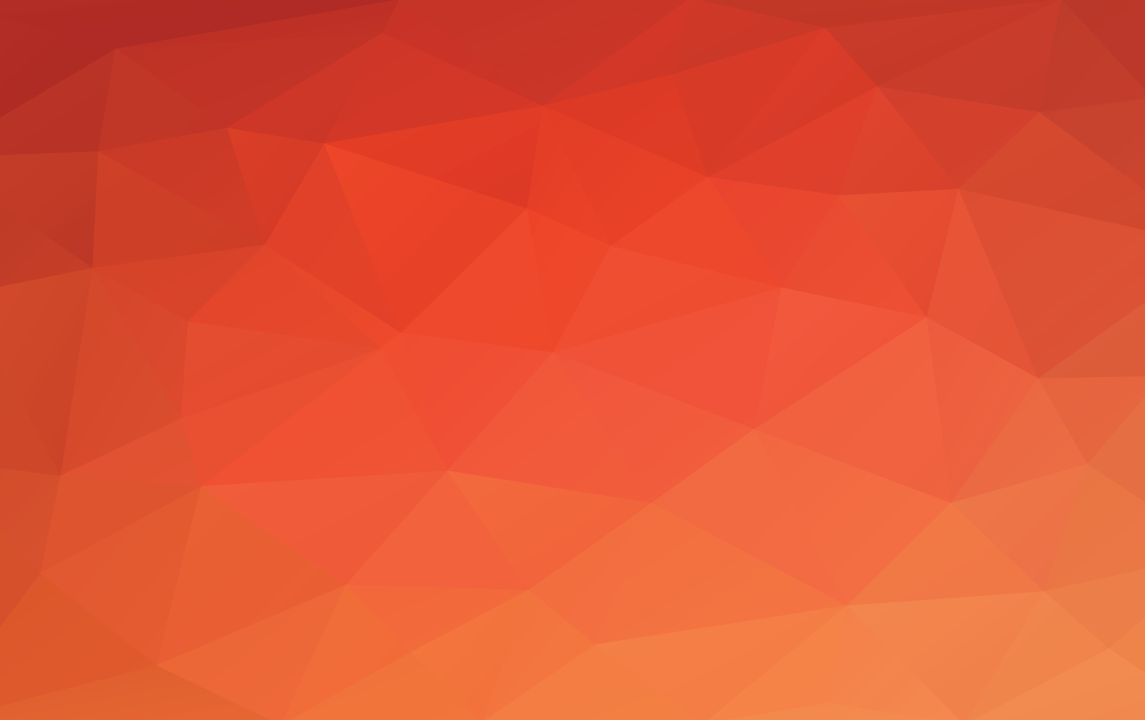
#> input picture bg2.png, 2290 x 1440 px (shown at 1/2 size)
$ python 'doorcard_generator - Copy.py'   (older library calls are emulated)
#> lines starting #> are read from the running program, lines starting #| are printed output that depends on the picture
from PIL import Image
from PIL import ImageFont
from PIL import ImageDraw
import os
import math
import glob
import ntpath

def get_name(path):
    head, tail = ntpath.split(path)
    return (tail or ntpath.basename(head))

def generate_doorcard(src, bg_path, font_path):
#> called with src = 'alicia goh.jpg', bg_path = 'bg2.png', font_path = 'destain.ttf'
    fontsize = 160  # starting font size
    path, file_ext = os.path.splitext(src)
    name = get_name(path)
    bg = Image.open(bg_path).convert("RGBA")
    img = Image.open(src).convert("RGBA")
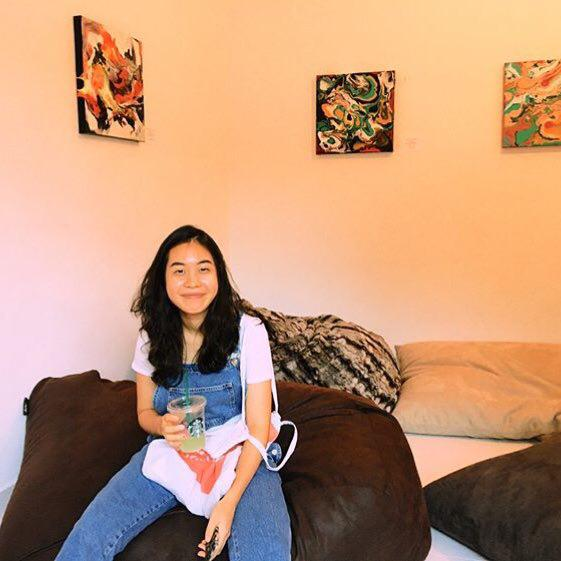
#> input picture input/alicia goh.jpg, 561 x 561 px
    font = ImageFont.truetype(font_path, fontsize)
    text_l, text_h = (font.getsize(name))
    bg_l, bg_h = bg.size
#> bg_l = 2290; bg_h = 1440

    diameter = 900
    radius = diameter / 2
    top_margin = 100
    bottom_margin = math.floor((bg_h + diameter + top_margin) / 2) - text_h / 2
#> bottom_margin = 1129

    img = img.resize((diameter, diameter), Image.ANTIALIAS) # squashes pic to size
#> img: PIL image 900x900 RGBA
    # circle crop after this
    width, height = img.size
#> width = 900; height = 900
    centre_x = width // 2
#> centre_x = 450
    centre_y = height // 2
#> centre_y = 450
    for i in range(width):
        for j in range(height):
            #gets dist from centre by taking centre coords and curr coords
            dist = math.sqrt((i - centre_x) ** 2 + (centre_y - j) ** 2)
            if dist > radius:
                img.putpixel((i, j), (255, 255, 255, 0))  #turns the color black or white (crop
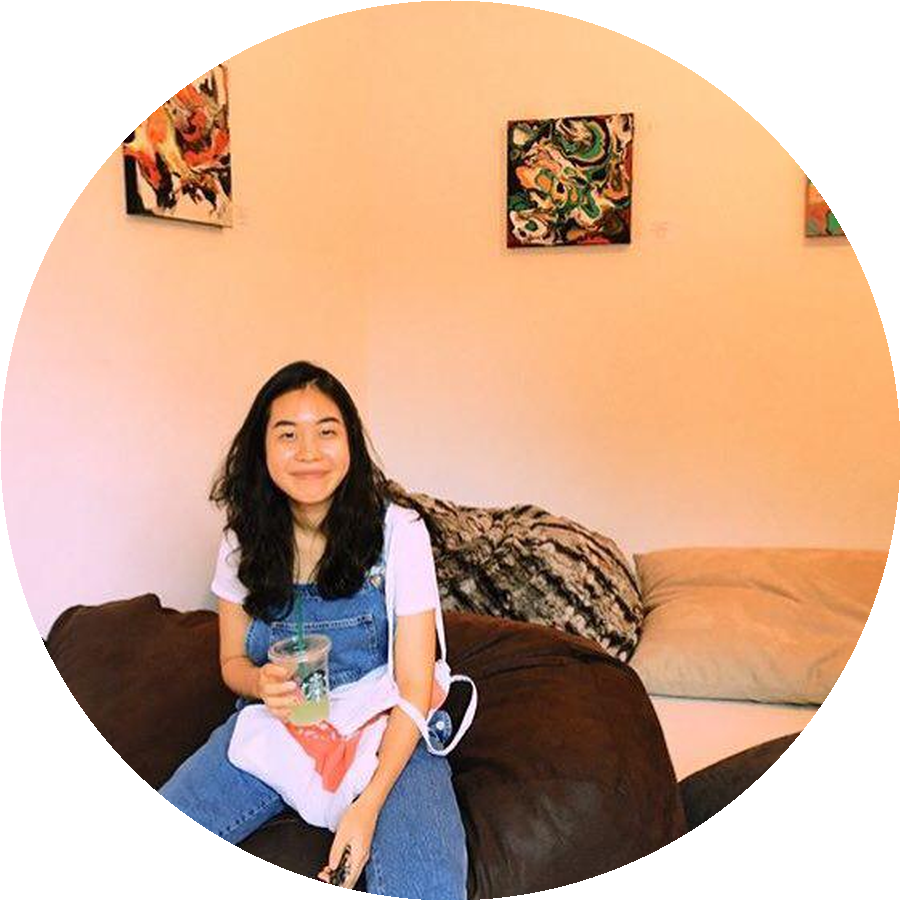
#> img: PIL image 900x900 RGBA; mean R, G, B, A 209.1, 173.2, 149.7, 200.3; transparent parts drawn white
    # end of circle crop

    bg.paste(img, (math.floor(bg_l / 2 - diameter / 2), top_margin), img)
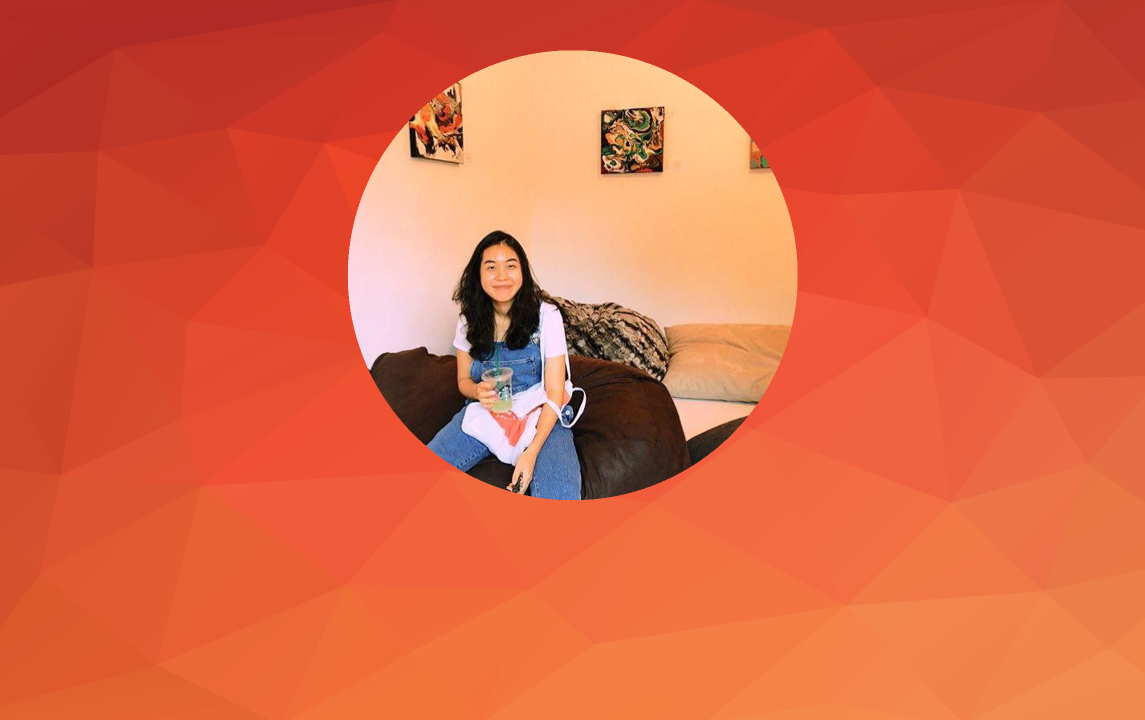
#> bg: PIL image 2290x1440 RGBA (shown at 1/2 size); mean R, G, B, A 218.6, 98.7, 65.8, 255
    draw = ImageDraw.Draw(bg)

    '''
    while font.getsize(name)[0] < 300:
        # iterate until the text size is just larger than the criteria
        fontsize += 1
        font = ImageFont.truetype("C:\\Users\\derpy\\Downloads\\greataris_destain-alternative\destain.ttf", fontsize)
    '''
    draw.text((bg_l / 2 - text_l / 2 + 15, bottom_margin), name, (0,0,0), font=font)
    bg.save(name + ".png", "PNG")
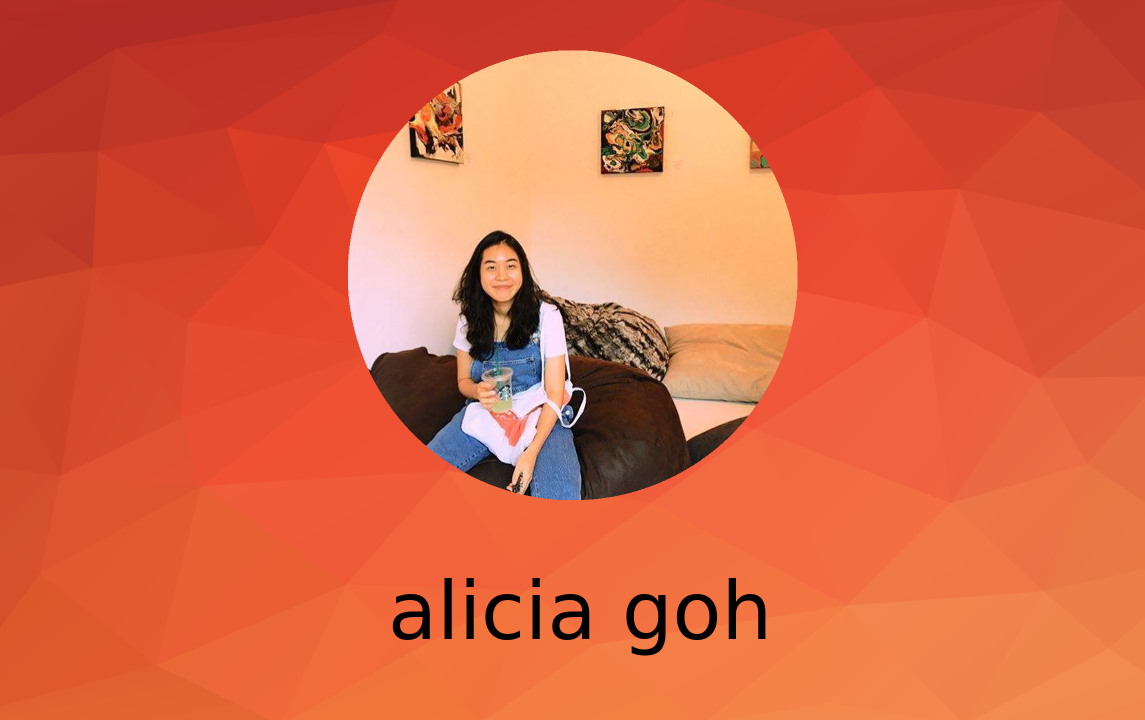
#> saved as alicia goh.png: PIL image 2290x1440 RGBA (shown at 1/2 size); mean R, G, B, A 216.7, 97.8, 65.3, 255

curr_path = os.getcwd()
print(curr_path)
os.chdir("input")
src_array = os.listdir()
print(src_array)
bg_path = curr_path + "/bg2.png"
print(bg_path)
font_path = curr_path + "/destain.ttf"
for f in src_array:
    generate_doorcard(f, bg_path, font_path)
#> pass 2 of the loop `for f in src_array:`:
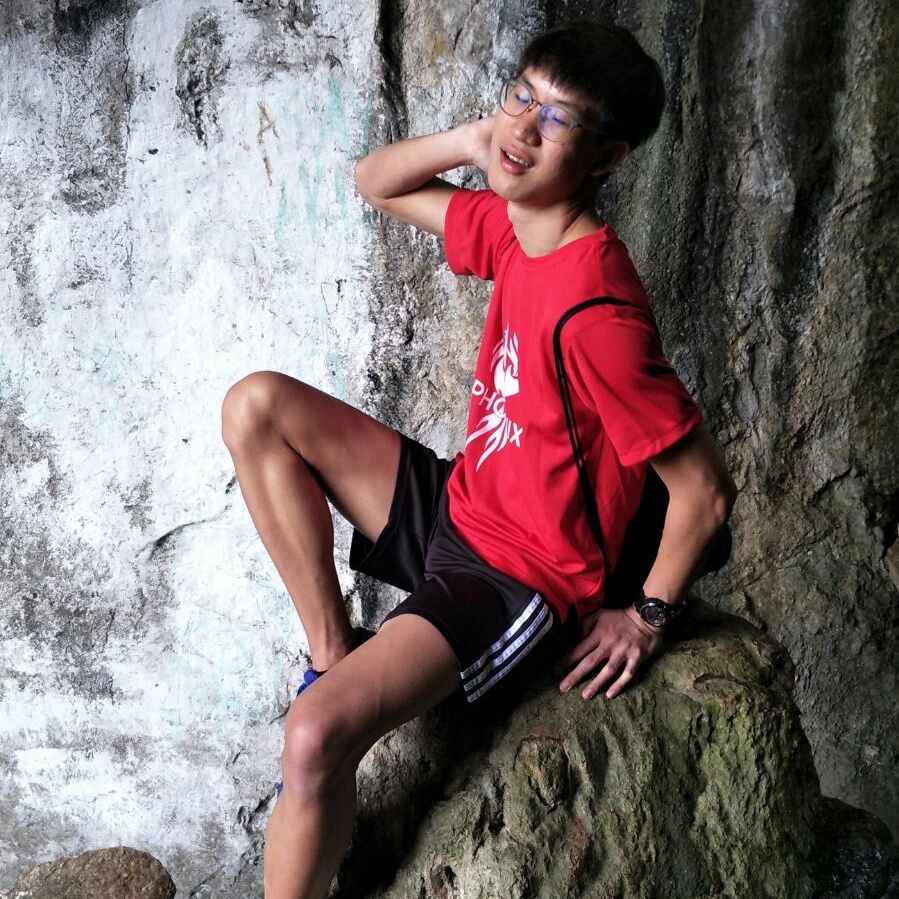
#> input picture input/boboz.jpeg, 899 x 899 px
#> after the loop in generate_doorcard (call 2), `for i in range(width):`:
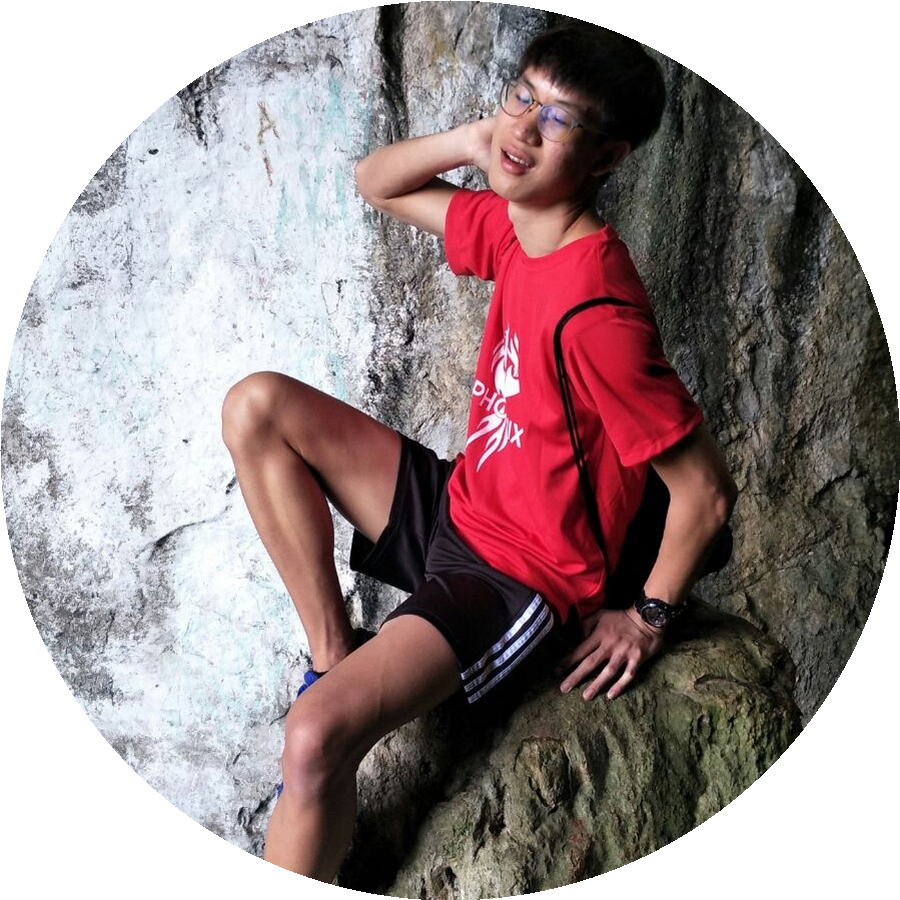
#> img: PIL image 900x900 RGBA; mean R, G, B, A 160, 144, 145, 200.3; transparent parts drawn white
#> in generate_doorcard (call 2), `bg.save(name + ".png", "PNG")`:
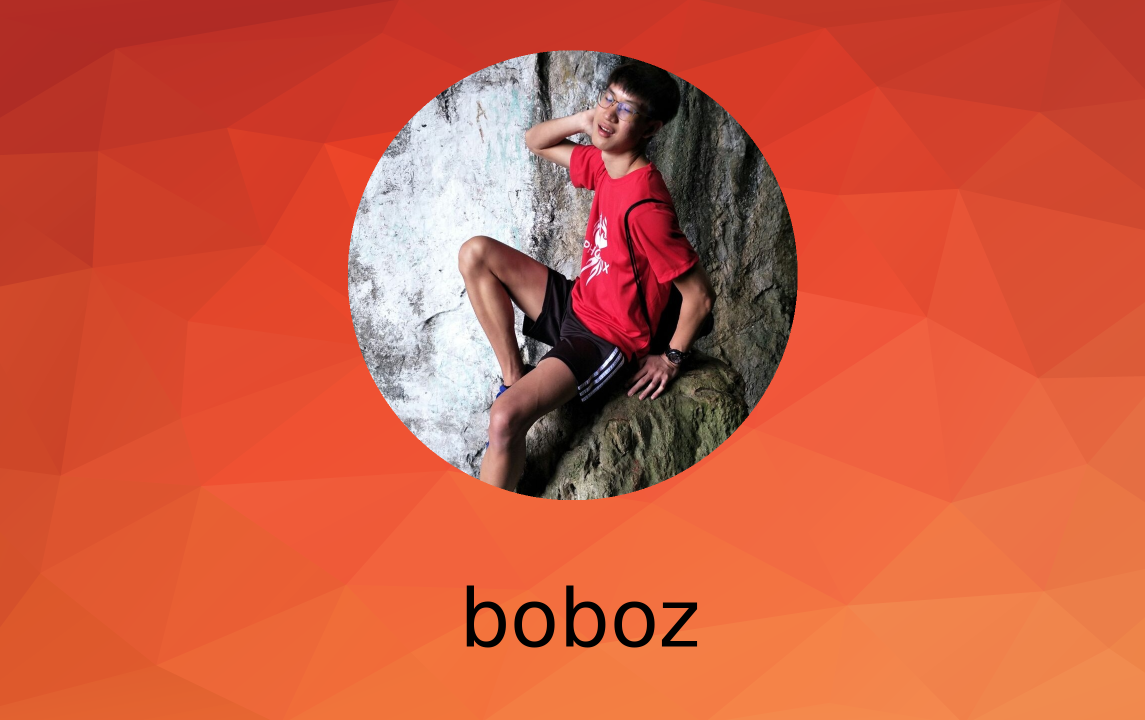
#> saved as boboz.png: PIL image 2290x1440 RGBA (shown at 1/2 size); mean R, G, B, A 205.2, 90.9, 64.3, 255
#> pass 3 of the loop `for f in src_array:`:
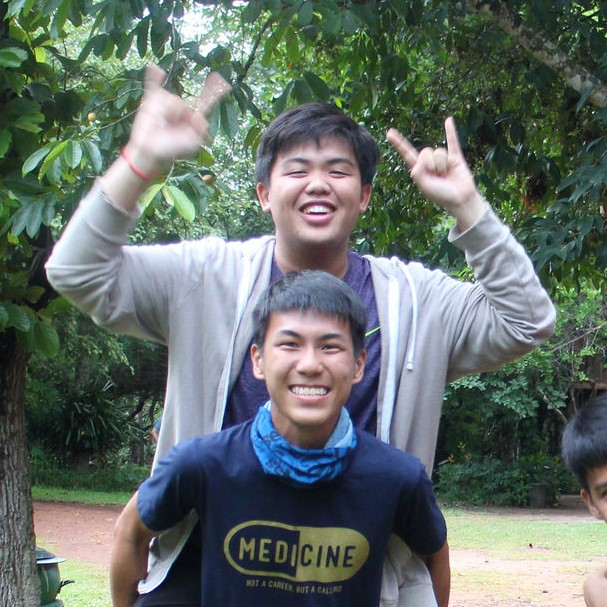
#> input picture input/carret.jpg, 607 x 607 px
#> after the loop in generate_doorcard (call 3), `for i in range(width):`:
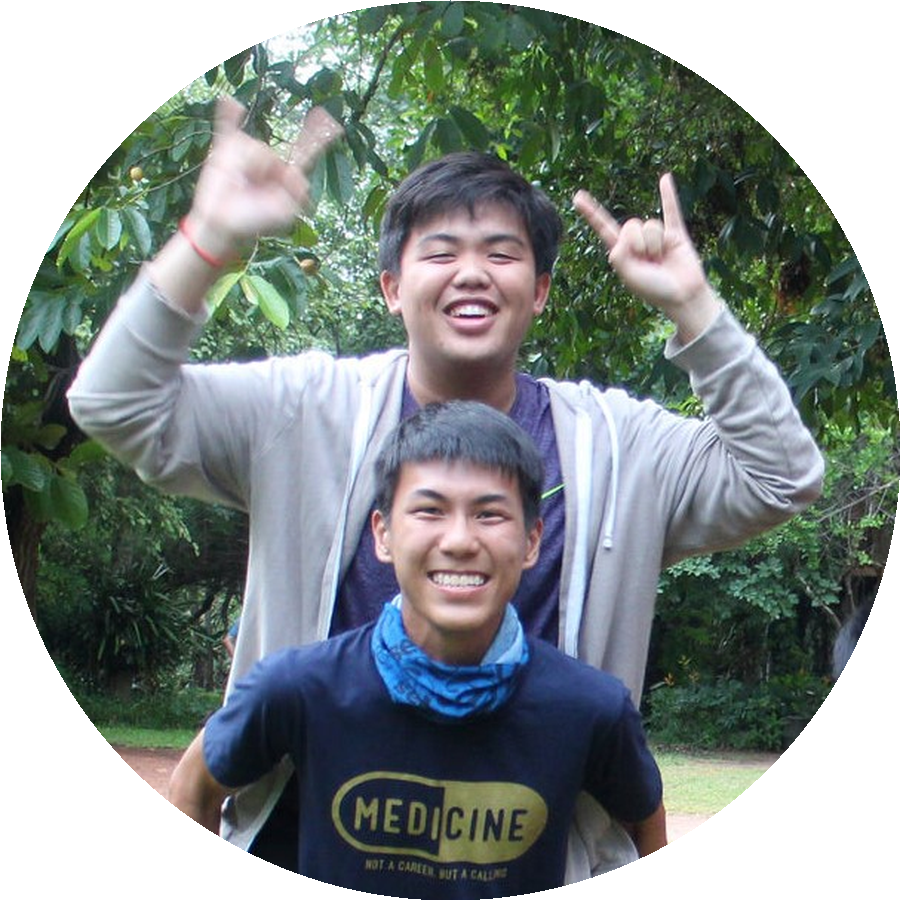
#> img: PIL image 900x900 RGBA; mean R, G, B, A 132.2, 141, 138.7, 200.3; transparent parts drawn white
#> in generate_doorcard (call 3), `bg.save(name + ".png", "PNG")`:
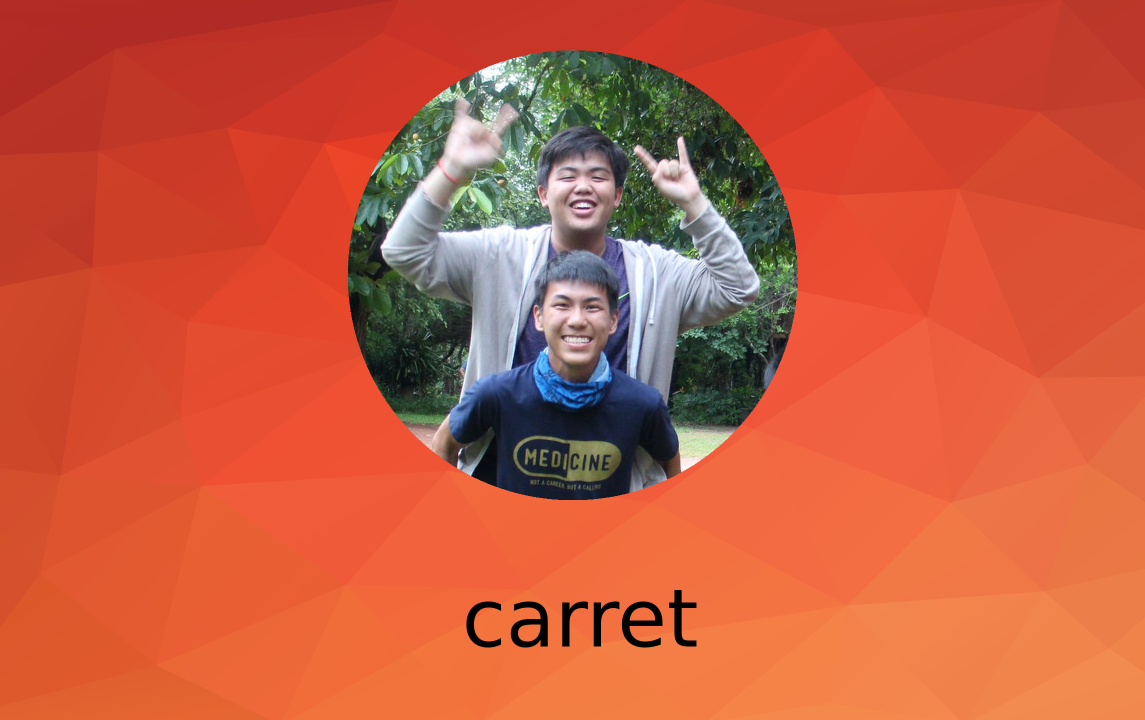
#> saved as carret.png: PIL image 2290x1440 RGBA (shown at 1/2 size); mean R, G, B, A 198.6, 90.3, 62.8, 255

# generate_doorcard("C:\\Users\\derpy\\Pictures\\doorcard_pics\\Wen Cong.jpg")

print("Done!")
